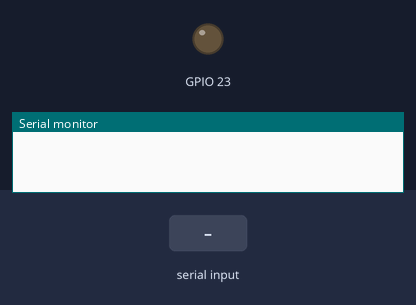
This sketch was run on a simulated ESP32. Parts: output pins drawn as LEDs (lit = HIGH), the last lines printed to the serial monitor. The test bench sets the inputs (shaded band).

Above: at 1.2 s.
1.3 s: "1" received over Serial
At 2.4 s:
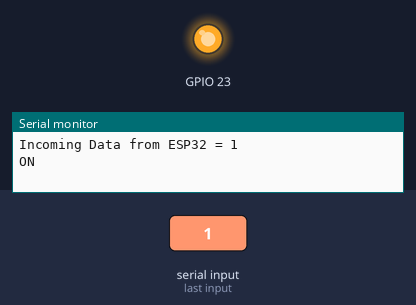
3.0 s: "0" received over Serial
At 3.6 s:
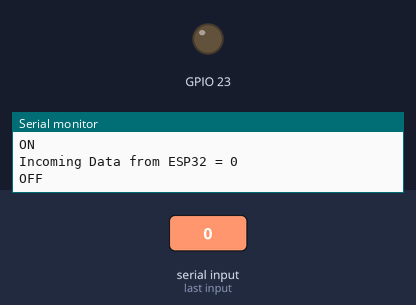
Timing chart, 0 to 6.0 s (numbered marks = the images above; inputs shaded):
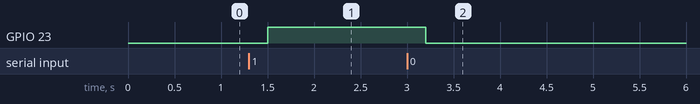

The sketch:

sketch_jul05e_Led_ip_PC_.ino
```cpp
//How to on or off led using command from Computer
void setup() {
  // put your setup code here, to run once:
pinMode(23, OUTPUT);
Serial.begin(9600);
}
char data;
void loop() {
  // put your main code here, to run repeatedly:
if(Serial.available()>0){
  data = Serial.read();
  Serial.print("Incoming Data from ESP32 = ");
  Serial.println(data);
  delay(200);
if(data == '1'){
digitalWrite(23, 1);
Serial.println("ON");
}
else if(data == '0'){
digitalWrite(23, 0);
Serial.println("OFF");
  }
 }
}
```

Measured:
- after the input at 1.3 s, GPIO 23: LOW → HIGH after 0.20 s
- after the input at 3.0 s, GPIO 23: HIGH → LOW after 0.20 s
